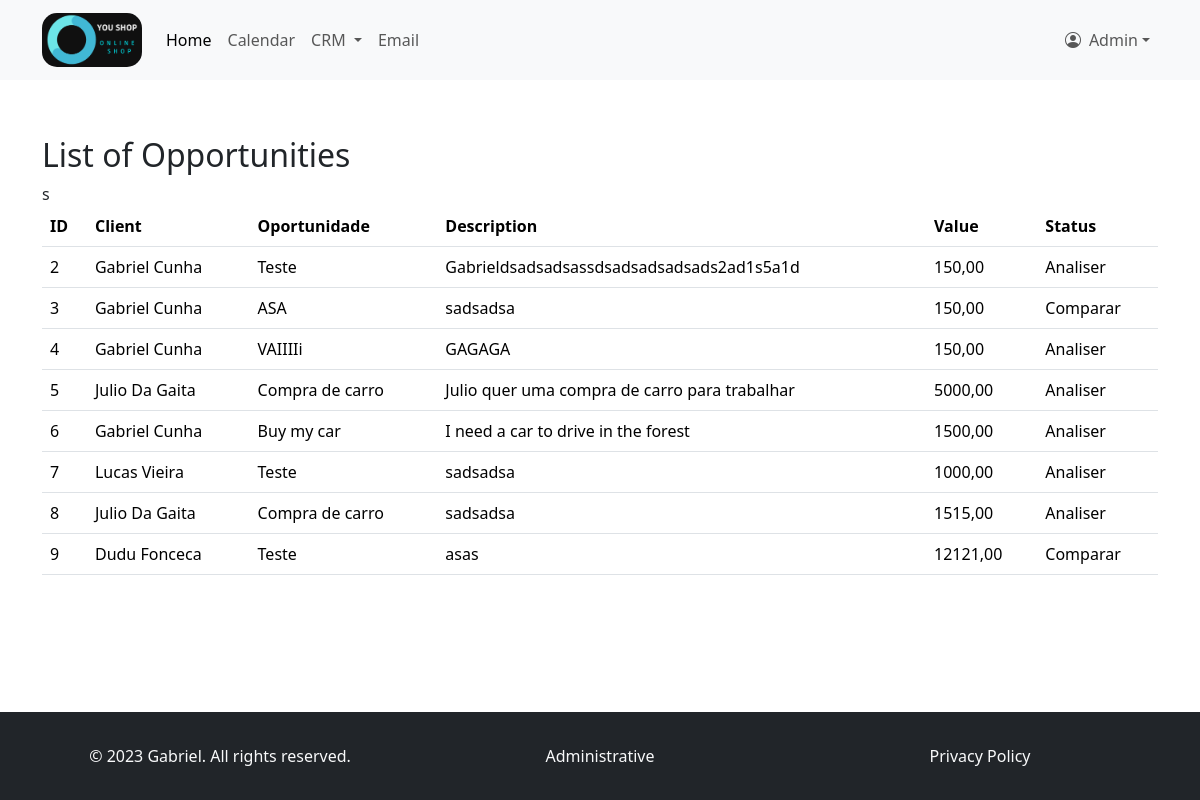
Page /crm/opportunity-list/ (signed in) on the earlier database version.
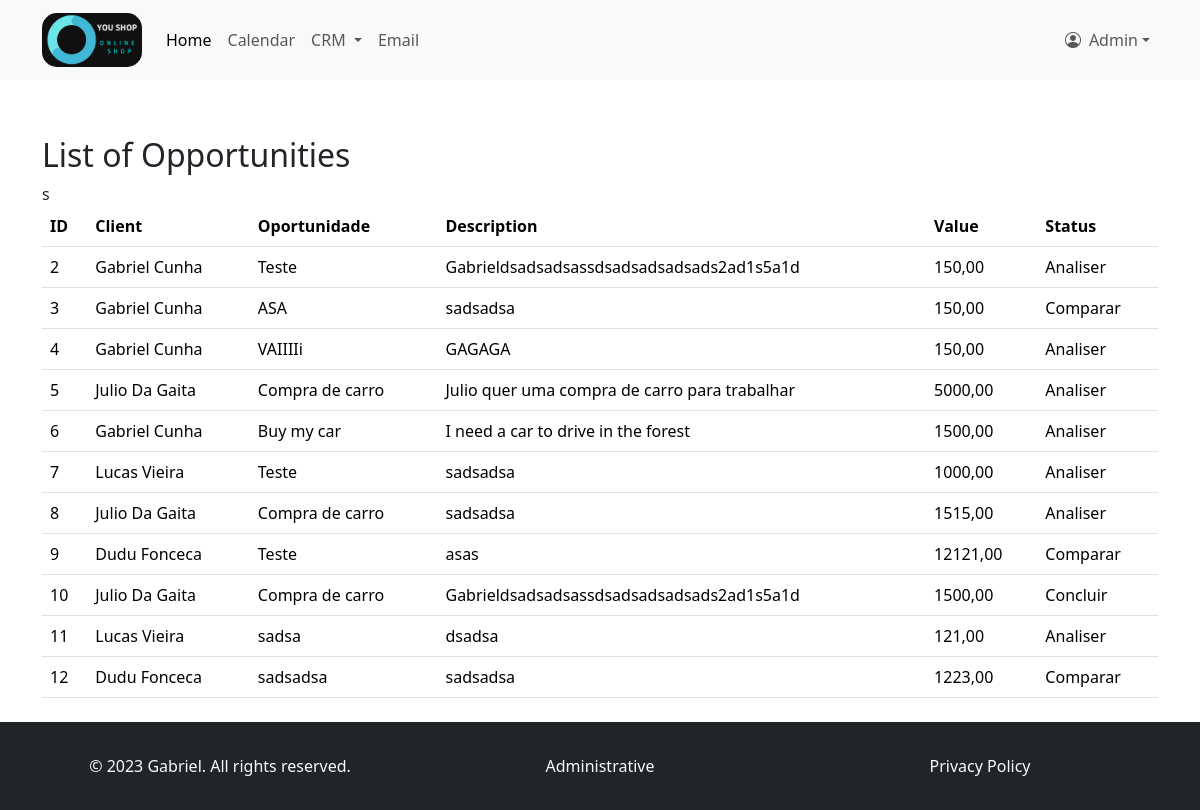
Same page on the later database version.
### crm/models.py (models this page shows, shortened)
class Opportunity(models.Model):
    customer = models.ForeignKey(Customer, on_delete=models.CASCADE)
    opportunity_name = models.CharField(max_length=255)
    opportunity_description = models.TextField()
    amount = models.DecimalField(max_digits=10, decimal_places=2)
    status = models.ForeignKey(Status, on_delete=models.SET_NULL, null=True, blank=True)

class Customer(models.Model):
    first_name = models.CharField(max_length=255)
    last_name = models.CharField(max_length=255)
    email = models.EmailField()
    phone = models.CharField(max_length=15)

class Status(models.Model):
    title = models.CharField(max_length=50)
    description = models.CharField(max_length=500, verbose_name="Description", blank=True)
    title_color = models.CharField(max_length=7, default='#000000', help_text='Enter a hex color code for the title', blank=True)
    text_color = models.CharField(max_length=7, default='#000000', help_text='Enter a hex color code for the text', blank=True)
    def __str__(self):
        return "{}".format(self.title)

### crm/views.py (the view)
# urls.py: path('opportunity-list/', views.opportunity_list, name='opportunity_list'),
@login_required
def opportunity_list(request):
    opportunities = Opportunity.objects.all()
    return render(request, 'opportunity_list.html', {'opportunities': opportunities})

### templates/opportunity_list.html (shortened to what this page needs)
{% extends 'index.html' %}
{% block content %}
    <div class="container mt-5">
        <div class="d-flex justify-content-between align-items-center">
        <h2>List of Opportunities</h2>
        </div>
        <table class="table">
            <thead>
                <tr>
                    <th>ID</th>
                    <th>Client</th>
                    <th>Oportunidade</th>
                    <th>Description</th>
                    <th>Value</th>
                    <th>Status</th>
                </tr>
            </thead>
            <tbody>
                {% for opportunity in opportunities %}
                    <tr>
                        <td>{{ opportunity.id }}</td>
                        <td>{{ opportunity.customer.first_name }} {{ opportunity.customer.last_name }}</td>
                        <td>{{ opportunity.opportunity_name }}</td>
                        <td>{{ opportunity.opportunity_description }}</td>
                        <td>{{ opportunity.amount }}</td>
                        <td>{{ opportunity.status }}</td>
                    </tr>
                {% endfor %}s
            </tbody>
        </table>
    </div>
{% endblock %}

Differences in the rows shown:
added Opportunity: id "10", customer.first_name "Julio", customer.last_name "Da Gaita", opportunity_name "Compra de carro", opportunity_description "Gabrieldsadsadsassdsadsadsadsads2ad1s5a1d", amount "1500,00", status "Concluir"
added Opportunity: id "11", customer.first_name "Lucas", customer.last_name "Vieira", opportunity_name "sadsa", opportunity_description "dsadsa", amount "121,00", status "Analiser"
added Opportunity: id "12", customer.first_name "Dudu", customer.last_name "Fonceca", opportunity_name "sadsadsa", opportunity_description "sadsadsa", amount "1223,00", status "Comparar"
